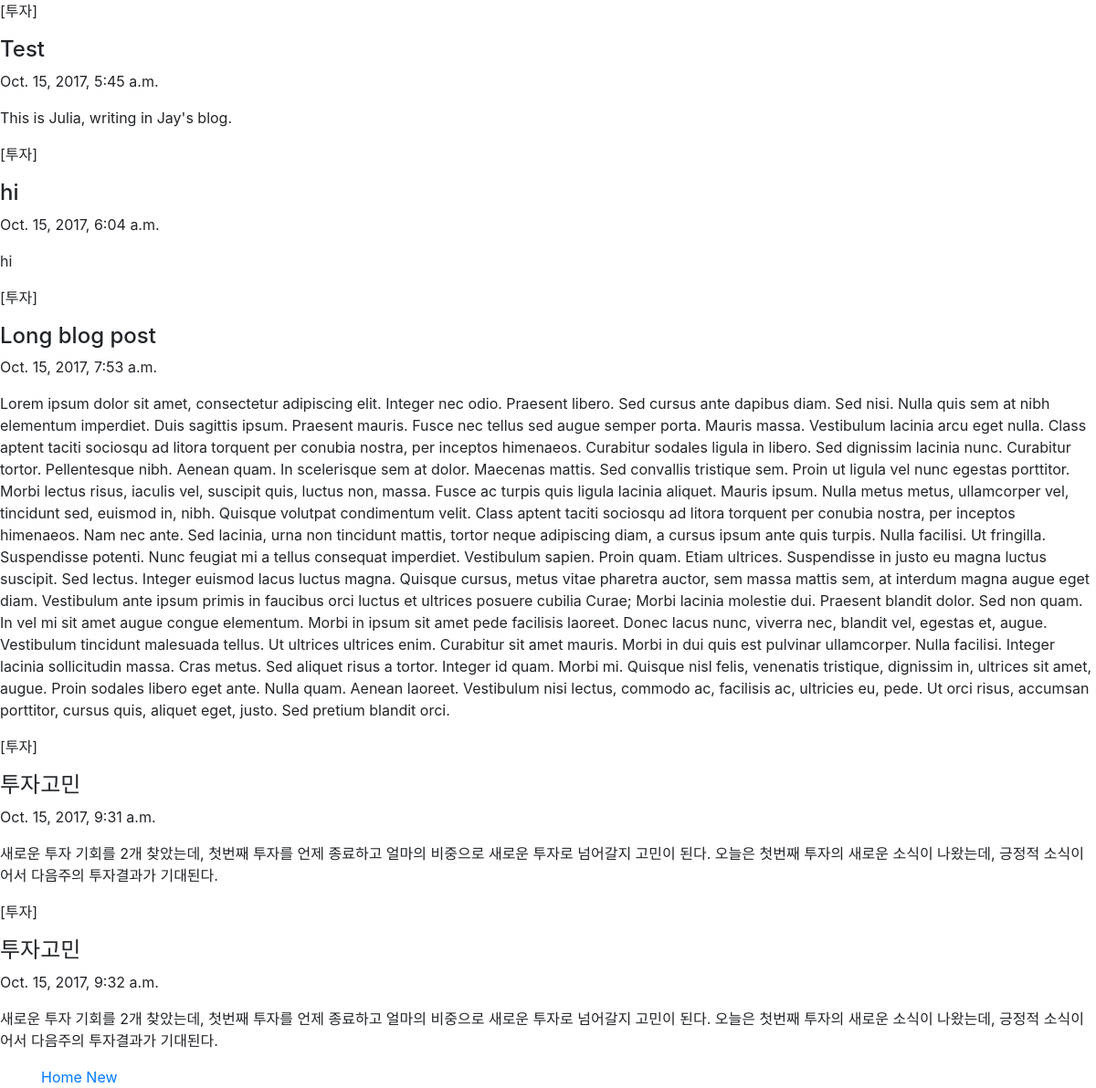
/blogs/, run on an earlier commit of the app's database.
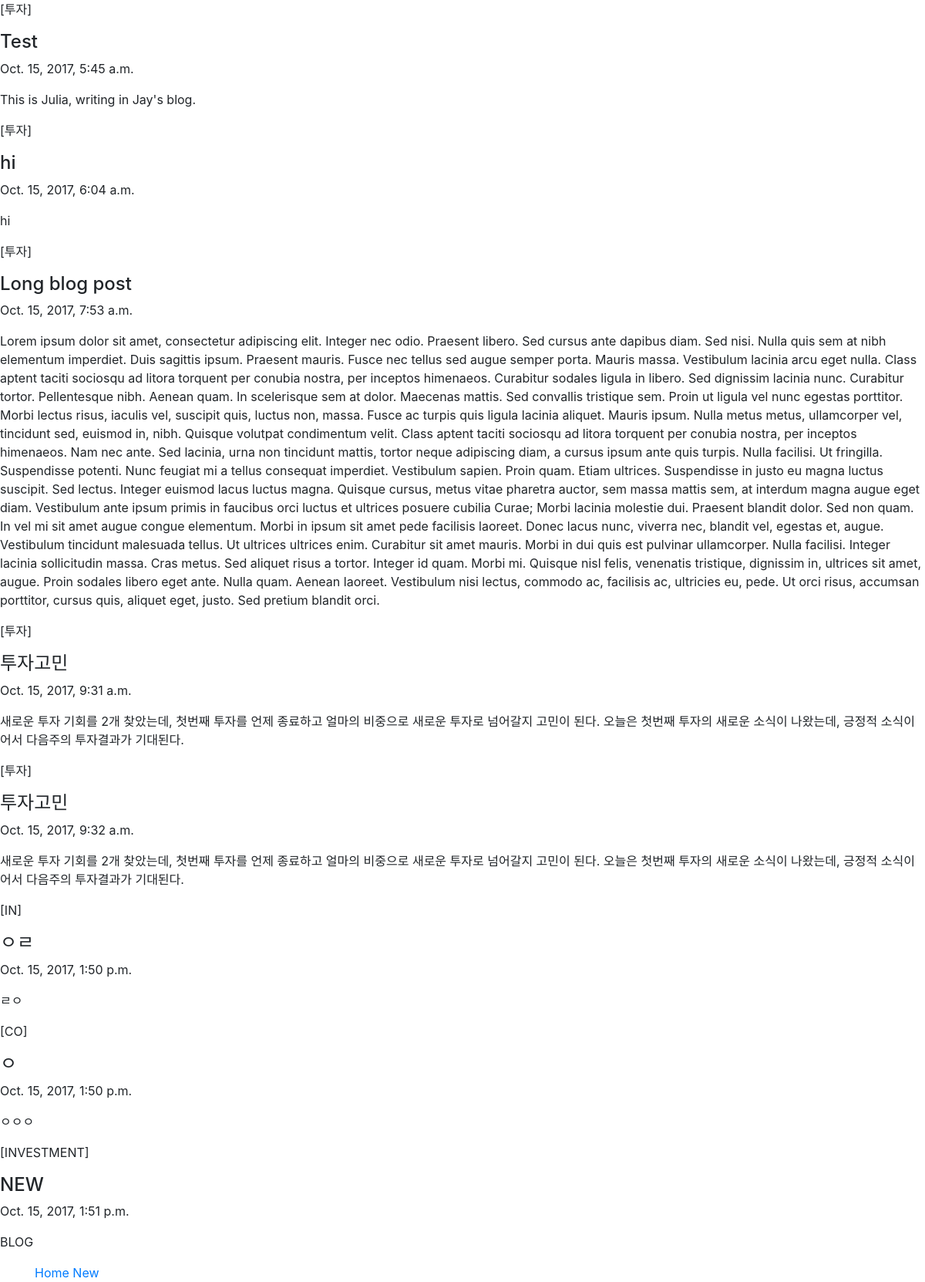
And on a later commit of the database.
### investment/models.py (models this page shows, shortened)
class Blog(models.Model):
    INVESTMENT = 'INVESTMENT'
    COMPANY = 'COMPANY'
    HOME = 'HOME'
    OTHER = 'OTHER'
    CATEGORY_CHOICES = (
        (INVESTMENT, '투자'),
        (COMPANY, '회사'),
        (HOME, '가정'),
        (OTHER, '기타'),
    )
    post_date = models.DateTimeField(default=datetime.now())
    edit_date = models.DateTimeField(null=True, blank=True)
    category = models.CharField(max_length=200, choices = CATEGORY_CHOICES, default=INVESTMENT)
    title = models.CharField(max_length=200)
    text = models.TextField()

### investment/views.py (the view)
# urls.py: url(r'^blogs/$', views.blogs, name='blogs'),
def blogs(request):
    try:
        posts = Blog.objects.all()
    except Objective.DoesNotExist:
        raise Http404("No blog exists")
    return render(request, 'blog_list.html', {'posts': posts})

### investment/templates/blog_list.html (shortened to what this page needs)
<!DOCTYPE html>
<html lang="en">
  <head>
    <link rel="stylesheet" href="https://maxcdn.bootstrapcdn.com/bootstrap/4.0.0-beta/css/bootstrap.min.css">
  </head>
  <body>
  {% for post in posts %}
  <p>[{{ post.category }}]</p>
  <h4>{{ post.title }}</h4>
  <p>{{ post.post_date }}</p>
  <p>{{ post.text }}</p>
  {% endfor %}
    <footer class="footer">
        <div class="container">
          <span class="text-muted">
              <a href="../">Home</a>
              <a href="../blog/new">New</a>
          </span>
       </div>
    </footer>
  </body>
</html>

What changed in the data, as far as the page shows it:
added Blog: category "IN", title "ㅇㄹ", post_date "Oct. 15, 2017, 1:50 p.m.", text "ㄹㅇ"
added Blog: category "CO", title "ㅇ", post_date "Oct. 15, 2017, 1:50 p.m.", text "ㅇㅇㅇ"
added Blog: category "INVESTMENT", title "NEW", post_date "Oct. 15, 2017, 1:51 p.m.", text "BLOG"
